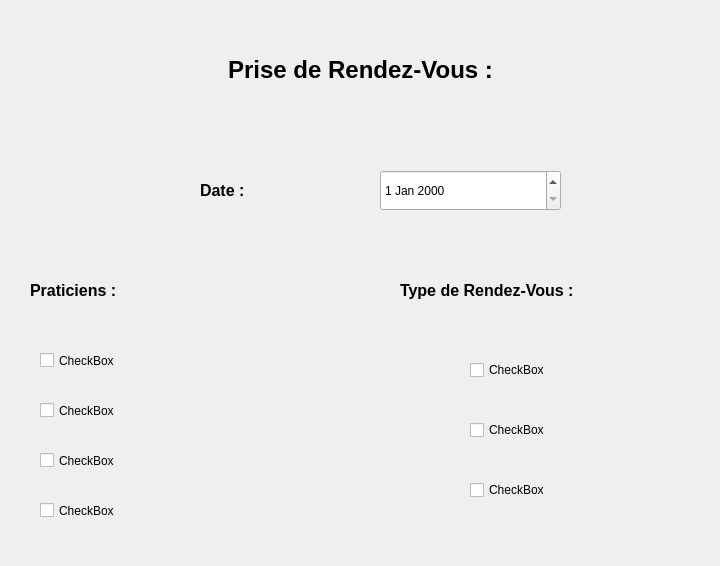
<?xml version="1.0" encoding="UTF-8"?>
<ui version="4.0">
 <class>Form</class>
 <widget class="QWidget" name="Form">
  <property name="geometry">
   <rect>
    <x>0</x>
    <y>0</y>
    <width>720</width>
    <height>566</height>
   </rect>
  </property>
  <property name="windowTitle">
   <string>Form</string>
  </property>
  <widget class="QDateEdit" name="dateEdit">
   <property name="geometry">
    <rect>
     <x>380</x>
     <y>170</y>
     <width>181</width>
     <height>41</height>
    </rect>
   </property>
  </widget>
  <widget class="QCheckBox" name="checkBox">
   <property name="geometry">
    <rect>
     <x>40</x>
     <y>340</y>
     <width>161</width>
     <height>41</height>
    </rect>
   </property>
   <property name="text">
    <string>CheckBox</string>
   </property>
  </widget>
  <widget class="QCheckBox" name="checkBox_2">
   <property name="geometry">
    <rect>
     <x>40</x>
     <y>390</y>
     <width>161</width>
     <height>41</height>
    </rect>
   </property>
   <property name="text">
    <string>CheckBox</string>
   </property>
  </widget>
  <widget class="QCheckBox" name="checkBox_3">
   <property name="geometry">
    <rect>
     <x>40</x>
     <y>490</y>
     <width>161</width>
     <height>41</height>
    </rect>
   </property>
   <property name="text">
    <string>CheckBox</string>
   </property>
  </widget>
  <widget class="QCheckBox" name="checkBox_4">
   <property name="geometry">
    <rect>
     <x>40</x>
     <y>440</y>
     <width>161</width>
     <height>41</height>
    </rect>
   </property>
   <property name="text">
    <string>CheckBox</string>
   </property>
  </widget>
  <widget class="QLabel" name="label_1">
   <property name="geometry">
    <rect>
     <x>10</x>
     <y>40</y>
     <width>701</width>
     <height>61</height>
    </rect>
   </property>
   <property name="text">
    <string>&lt;html&gt;&lt;head/&gt;&lt;body&gt;&lt;p align=&quot;center&quot;&gt;&lt;span style=&quot; font-size:18pt; font-weight:600;&quot;&gt;Prise de Rendez-Vous :&lt;/span&gt;&lt;/p&gt;&lt;/body&gt;&lt;/html&gt;</string>
   </property>
  </widget>
  <widget class="QLabel" name="label_3">
   <property name="geometry">
    <rect>
     <x>400</x>
     <y>270</y>
     <width>311</width>
     <height>41</height>
    </rect>
   </property>
   <property name="text">
    <string>&lt;html&gt;&lt;head/&gt;&lt;body&gt;&lt;p&gt;&lt;span style=&quot; font-size:12pt; font-weight:600;&quot;&gt;Type de Rendez-Vous :&lt;/span&gt;&lt;/p&gt;&lt;/body&gt;&lt;/html&gt;</string>
   </property>
  </widget>
  <widget class="QLabel" name="label_2">
   <property name="geometry">
    <rect>
     <x>30</x>
     <y>270</y>
     <width>171</width>
     <height>41</height>
    </rect>
   </property>
   <property name="text">
    <string>&lt;html&gt;&lt;head/&gt;&lt;body&gt;&lt;p&gt;&lt;span style=&quot; font-size:12pt; font-weight:600;&quot;&gt;Praticiens : &lt;/span&gt;&lt;/p&gt;&lt;/body&gt;&lt;/html&gt;</string>
   </property>
  </widget>
  <widget class="QLabel" name="label">
   <property name="geometry">
    <rect>
     <x>200</x>
     <y>170</y>
     <width>171</width>
     <height>41</height>
    </rect>
   </property>
   <property name="text">
    <string>&lt;html&gt;&lt;head/&gt;&lt;body&gt;&lt;p&gt;&lt;span style=&quot; font-size:12pt; font-weight:600;&quot;&gt;Date :&lt;/span&gt;&lt;/p&gt;&lt;/body&gt;&lt;/html&gt;</string>
   </property>
  </widget>
  <widget class="QCheckBox" name="checkBox_5">
   <property name="geometry">
    <rect>
     <x>470</x>
     <y>360</y>
     <width>81</width>
     <height>20</height>
    </rect>
   </property>
   <property name="text">
    <string>CheckBox</string>
   </property>
  </widget>
  <widget class="QCheckBox" name="checkBox_6">
   <property name="geometry">
    <rect>
     <x>470</x>
     <y>420</y>
     <width>81</width>
     <height>20</height>
    </rect>
   </property>
   <property name="text">
    <string>CheckBox</string>
   </property>
  </widget>
  <widget class="QCheckBox" name="checkBox_7">
   <property name="geometry">
    <rect>
     <x>470</x>
     <y>480</y>
     <width>81</width>
     <height>20</height>
    </rect>
   </property>
   <property name="text">
    <string>CheckBox</string>
   </property>
  </widget>
 </widget>
 <resources/>
 <connections/>
</ui>
